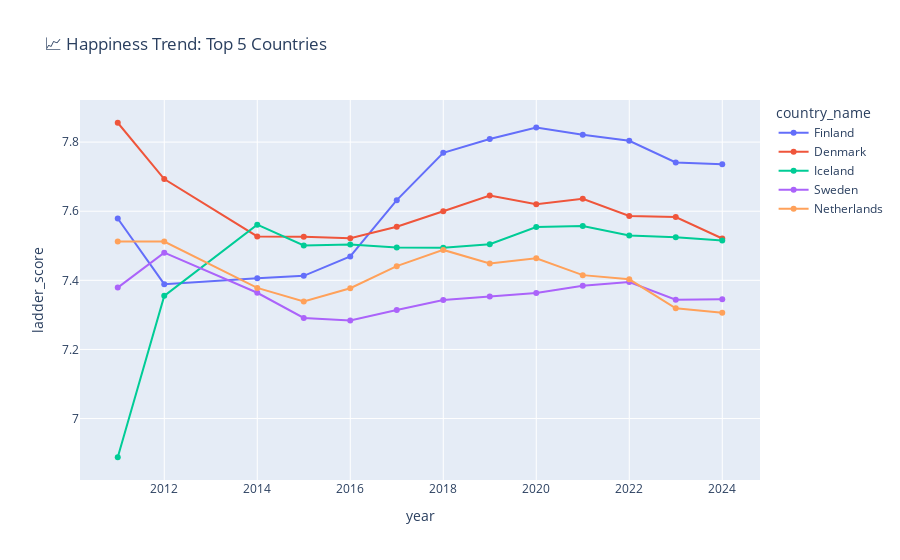

The cell this chart's notebook holds for it:
### Markdown cell above
## ✅ 5️⃣ Year-over-Year Comparison: Top 5 Countries

### Code cell
# Find top 5 countries in latest year
top5 = df_latest.nlargest(5, 'ladder_score')
top5_names = top5['country_name'].tolist()
# Filter data for those countries
df_top5 = df[df['country_name'].isin(top5_names)]

fig = px.line(df_top5, 
              x='year',
              y='ladder_score',
              color='country_name',
              markers=True,
              title='📈 Happiness Trend: Top 5 Countries')

fig.show()

### Figure 1 — Plotly figure (JSON) as saved in the notebook; plotly's stock layout.template omitted (floating-point values rounded to 4 significant figures)
{"data": [{"hovertemplate": "country_name=Finland<br>year=%{x}<br>ladder_score=%{y}<extra></extra>", "legendgroup": "Finland", "line": {"color": "#636efa", "dash": "solid"}, "marker": {"symbol": "circle"}, "mode": "lines+markers", "name": "Finland", "orientation": "v", "showlegend": true, "type": "scatter", "x": [2024, 2023, 2022, 2021, 2020, 2019, 2018, 2017, 2016, 2015, 2014, 2012, 2011], "xaxis": "x", "y": [7.736, 7.741, 7.804, 7.821, 7.842, 7.809, 7.769, 7.632, 7.469, 7.413, 7.406, 7.389, 7.579], "yaxis": "y"}, {"hovertemplate": "country_name=Denmark<br>year=%{x}<br>ladder_score=%{y}<extra></extra>", "legendgroup": "Denmark", "line": {"color": "#EF553B", "dash": "solid"}, "marker": {"symbol": "circle"}, "mode": "lines+markers", "name": "Denmark", "orientation": "v", "showlegend": true, "type": "scatter", "x": [2024, 2023, 2022, 2021, 2020, 2019, 2018, 2017, 2016, 2015, 2014, 2012, 2011], "xaxis": "x", "y": [7.521, 7.583, 7.586, 7.636, 7.62, 7.646, 7.6, 7.555, 7.522, 7.526, 7.527, 7.693, 7.856], "yaxis": "y"}, {"hovertemplate": "country_name=Iceland<br>year=%{x}<br>ladder_score=%{y}<extra></extra>", "legendgroup": "Iceland", "line": {"color": "#00cc96", "dash": "solid"}, "marker": {"symbol": "circle"}, "mode": "lines+markers", "name": "Iceland", "orientation": "v", "showlegend": true, "type": "scatter", "x": [2024, 2023, 2022, 2021, 2020, 2019, 2018, 2017, 2016, 2015, 2014, 2012, 2011], "xaxis": "x", "y": [7.515, 7.525, 7.53, 7.557, 7.554, 7.504, 7.494, 7.495, 7.504, 7.501, 7.561, 7.355, 6.888], "yaxis": "y"}, {"hovertemplate": "country_name=Sweden<br>year=%{x}<br>ladder_score=%{y}<extra></extra>", "legendgroup": "Sweden", "line": {"color": "#ab63fa", "dash": "solid"}, "marker": {"symbol": "circle"}, "mode": "lines+markers", "name": "Sweden", "orientation": "v", "showlegend": true, "type": "scatter", "x": [2024, 2023, 2022, 2021, 2020, 2019, 2018, 2017, 2016, 2015, 2014, 2012, 2011], "xaxis": "x", "y": [7.345, 7.344, 7.395, 7.384, 7.363, 7.353, 7.343, 7.314, 7.284, 7.291, 7.364, 7.48, 7.379], "yaxis": "y"}, {"hovertemplate": "country_name=Netherlands<br>year=%{x}<br>ladder_score=%{y}<extra></extra>", "legendgroup": "Netherlands", "line": {"color": "#FFA15A", "dash": "solid"}, "marker": {"symbol": "circle"}, "mode": "lines+markers", "name": "Netherlands", "orientation": "v", "showlegend": true, "type": "scatter", "x": [2024, 2023, 2022, 2021, 2020, 2019, 2018, 2017, 2016, 2015, 2014, 2012, 2011], "xaxis": "x", "y": [7.306, 7.319, 7.403, 7.415, 7.464, 7.449, 7.488, 7.441, 7.377, 7.339, 7.378, 7.512, 7.512], "yaxis": "y"}], "layout": {"legend": {"title": {"text": "country_name"}, "tracegroupgap": 0}, "title": {"text": "📈 Happiness Trend: Top 5 Countries"}, "xaxis": {"anchor": "y", "domain": [0, 1], "title": {"text": "year"}}, "yaxis": {"anchor": "x", "domain": [0, 1], "title": {"text": "ladder_score"}}}}
